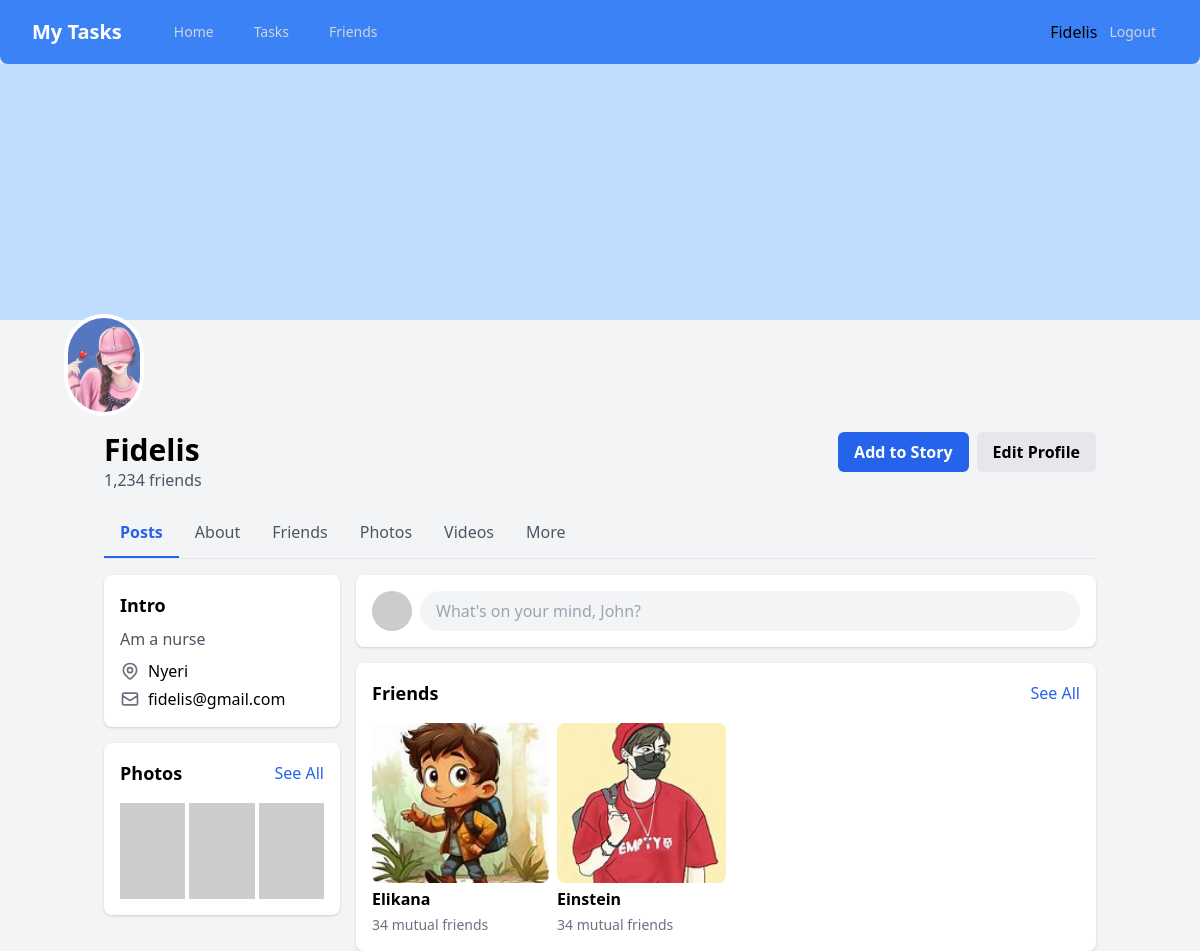
The page /friends/myprofile/ (signed in) on the database its author committed.
### friends/models.py (models this page shows, shortened)
class Profile(models.Model):
    user = models.OneToOneField(User, on_delete=models.CASCADE,related_name='profile')
    bio = models.TextField(max_length=500, blank=True)
    profile_picture = models.ImageField(upload_to='profile_pictures/', blank=True, null=True)
    firstname=models.TextField(max_length=200,blank=True)
    lastname=models.TextField(max_length=200,blank=True)
    location=models.TextField(max_length=200,blank=True)
    email=models.EmailField(blank=True)
    website=models.TextField(blank=True)

### friends/views.py (the view)
# urls.py: path('myprofile/',views.view_your_profile, name='my_profile'),
@login_required
def view_your_profile(request):
    profile = get_object_or_404(Profile,user=request.user)
    friend_requests = FriendRequest.objects.filter(Q(sender=request.user) | Q(receiver=request.user))
    profiles = [
    req.sender.profile for req in friend_requests if req.sender != request.user
    ] + [
    req.receiver.profile for req in friend_requests if req.receiver != request.user
    ]
    unique_profiles = list(set(profiles))
    return render(request,'friends/profile.html',{'profile': profile,'profiles':unique_profiles ,'user': request.user})

### friends/templates/friends/profile.html (shortened to what this page needs)
{% extends "base.html" %}
{% block content %}
    <link href="https://cdn.jsdelivr.net/npm/tailwindcss@2.2.19/dist/tailwind.min.css" rel="stylesheet">
<body class="bg-gray-100">
    <div class="h-64 bg-blue-200 relative">
        <div class="absolute -bottom-24 left-16">
            <img src="{{ profile.profile_picture.url }}" alt="Profile" class="rounded-full w-20 h-25 border-4 border-white">
        </div>
    </div>
    <div class="container mx-auto max-w-5xl px-4 pt-28">
        <div class="flex justify-between items-start">
            <div>
                <h1 class="text-3xl font-bold">{{ profile.user.username }}</h1>
                <p class="text-gray-600">1,234 friends</p>
            </div>
            <div class="flex gap-2">
                <button class="bg-blue-600 text-white px-4 py-2 rounded-md font-semibold">
                    Add to Story
                </button>
               <a href="{% url 'friends:edit_profile' %}">
                <button class="bg-gray-200 px-4 py-2 rounded-md font-semibold">
                    Edit Profile
                </button>
               </a>
            </div>
        </div>
        <div class="flex mt-4 border-b">
            <a href="#" class="px-4 py-3 font-semibold text-blue-600 border-b-2 border-blue-600">Posts</a>
            <a href="#" class="px-4 py-3 hover:bg-gray-100 text-gray-600">About</a>
            <a href="#" class="px-4 py-3 hover:bg-gray-100 text-gray-600">Friends</a>
            <a href="#" class="px-4 py-3 hover:bg-gray-100 text-gray-600">Photos</a>
            <a href="#" class="px-4 py-3 hover:bg-gray-100 text-gray-600">Videos</a>
            <a href="#" class="px-4 py-3 hover:bg-gray-100 text-gray-600">More</a>
        </div>
        <div class="grid grid-cols-4 gap-4 mt-4">
            <div class="col-span-1 space-y-4">
                <div class="bg-white p-4 rounded-lg shadow">
                    <h2 class="font-bold text-lg mb-2">Intro</h2>
                    <p class="text-gray-600">{{ profile.bio }}</p>
                    <div class="mt-2 space-y-1">
                        <div class="flex items-center gap-2">
                            <span>{{ profile.location }}</span>
                        </div>
                        <div class="flex items-center gap-2">
                            <svg class="w-5 h-5 text-gray-500" fill="none" stroke="currentColor" viewBox="0 0 24 24">
                                <path stroke-linecap="round" stroke-linejoin="round" stroke-width="2" d="M3 8l7.89 5.26a2 2 0 002.22 0L21 8M5 19h14a2 2 0 002-2V7a2 2 0 00-2-2H5a2 2 0 00-2 2v10a2 2 0 002 2z"></path>
                            </svg>
                            <span>{{ profile.email }}</span>
                        </div>
                    </div>
                </div>
                <div class="bg-white p-4 rounded-lg shadow">
                    <div class="flex justify-between items-center mb-4">
                        <h2 class="font-bold text-lg">Photos</h2>
                        <a href="#" class="text-blue-600">See All</a>
                    </div>
                    <div class="grid grid-cols-3 gap-1">
                        <img src="https://placehold.co/200x200" alt="Photo" class="w-full h-24 object-cover">
                        <img src="https://placehold.co/200x200" alt="Photo" class="w-full h-24 object-cover">
                        <img src="https://placehold.co/200x200" alt="Photo" class="w-full h-24 object-cover">
                    </div>
                </div>
            </div>
            <div class="col-span-3 space-y-4">
                <div class="bg-white p-4 rounded-lg shadow">
                    <div class="flex gap-2">
                        <img src="https://placehold.co/40x40" alt="Profile" class="rounded-full">
                        <input type="text" placeholder="What's on your mind, John?" class="bg-gray-100 rounded-full px-4 py-2 w-full">
                    </div>
                </div>
                <div class="bg-white p-4 rounded-lg shadow">
                    <div class="flex justify-between items-center mb-4">
                        <h2 class="font-bold text-lg">Friends</h2>
                        <a href="#" class="text-blue-600">See All</a>
                    </div>
                    <div class="grid grid-cols-4 space-x-2">
                        {% for friend in profiles %}
                        <div class="space-y-1">
                            <img src="{{ friend.profile_picture.url }}" alt="Friend" class="w-full h-40 object-cover rounded-lg">
                            <p class="font-semibold">{{ friend.user.username }}</p>
                            <p class="text-sm text-gray-500">34 mutual friends</p>
                        </div>
                    {% endfor %}
                    </div>
                </div>
            </div>
        </div>
    </div>
{% endblock %}

### friends/templates/base.html (shortened to what this page needs)
<!DOCTYPE html>
<html lang="en">
<head>
    <script src="https://cdn.tailwindcss.com"></script>
</head>
<body class="bg-gray-100 min-h-screen">
  <nav class="bg-blue-500 shadow-md rounded-b-lg">
    <div class="max-w-7xl mx-auto px-4 sm:px-6 lg:px-8">
      <div class="flex items-center justify-between h-16">
        <div class="flex items-center">
          <div class="flex-shrink-0">
            <a href="#" class="text-white font-bold text-xl">My Tasks</a>
          </div>
          <div class="hidden md:block">
            <div class="ml-10 flex items-baseline space-x-4">
              <a href="#" class="text-gray-300 hover:bg-blue-600 hover:text-white px-3 py-2 rounded-md text-sm font-medium">Home</a>
              <a href="{% url 'get_friends_task' %}" class="text-gray-300 hover:bg-blue-600 hover:text-white px-3 py-2 rounded-md text-sm font-medium">Tasks</a>
              <a href="{% url 'friends:list_friends' %}" class="text-gray-300 hover:bg-blue-600 hover:text-white px-3 py-2 rounded-md text-sm font-medium">Friends</a>
            </div>
          </div>
        </div>
        {% if user.is_authenticated %}
        <div class="hidden md:block">
          <div class="ml-4 flex items-center">
            <a href="{% url 'friends:my_profile' %}">
            <p class="cursor-pointer">{{ user.username }}</p>
        </a>
            <form method="post" action="{% url 'logout' %}">
              <button type="submit" class="text-gray-300 hover:bg-blue-600 hover:text-white px-3 py-2 rounded-md text-sm font-medium">Logout</button>
          </form>
          </div>
        </div>
        {% else %}
        <div class="hidden md:block">
          <div class="ml-4 flex items-center">
            <a href="#" class="text-gray-300 hover:bg-blue-600 hover:text-white px-3 py-2 rounded-md text-sm font-medium">Login</a>
          </div>
        </div>
        {% endif %}
      </div>
    </div>
  </nav>
    {% block content %}
    {% endblock %}
</body>
</html>

### friends/templates/base.html (style rules this page uses)
body { font-family: 'Inter', sans-serif; }

### rows shown on the page
Profile: profile_picture (picture), user.username "Fidelis", bio "Am a nurse", location "Nyeri", email "fidelis@gmail.com"
Profile: profile_picture (picture), user.username "Elikana"
Profile: profile_picture (picture), user.username "Einstein"

### other values the page prints
{{ user.username }} "Fidelis"
